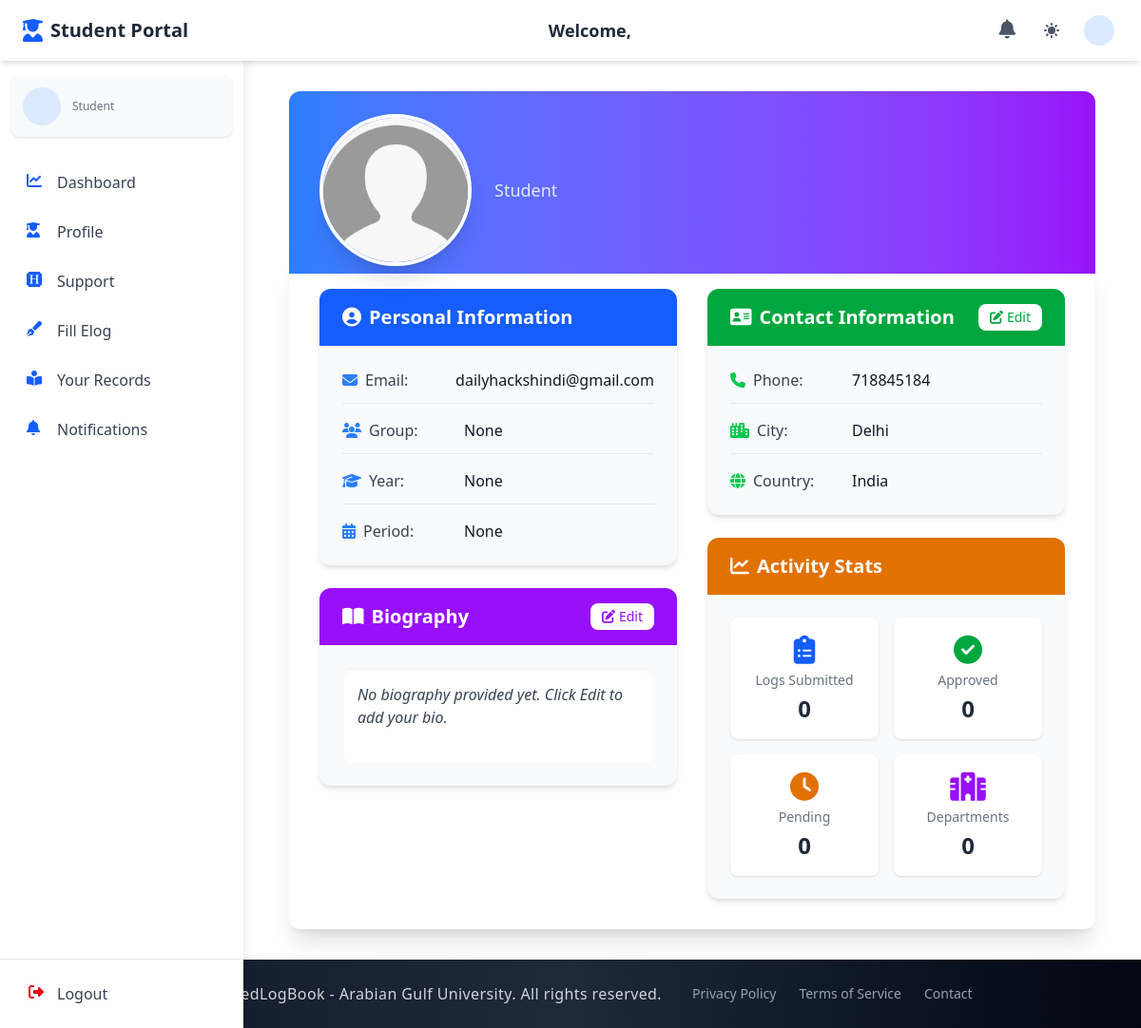
The app's page /student_section/student_profile/ (signed in) with its own data.
### accounts/models.py (models this page shows, shortened)
class CustomUser(AbstractUser):
    email = models.EmailField(unique=True)
    first_name = models.CharField(max_length=150, blank=True)
    last_name = models.CharField(max_length=150, blank=True)
    profile_photo = models.ImageField(
        upload_to="profiles/", blank=True, null=True, default="profiles/default.jpg"
    )
    city = models.CharField(max_length=100, blank=True)
    country = models.CharField(max_length=100, blank=True)
    phone_no = models.CharField(max_length=20, blank=True)
    bio = models.TextField(blank=True)
    speciality = models.CharField(max_length=100, blank=True)
    ROLE_CHOICES = (
        ("student", "Student"),
        ("doctor", "Doctor"),
        ("staff", "Staff"),
        ("admin", "Admin"),
    )
    role = models.CharField(max_length=10, choices=ROLE_CHOICES, default="student")
    groups = models.ManyToManyField(
        "auth.Group", related_name="customuser_groups", blank=True
    )
    user_permissions = models.ManyToManyField(
        "auth.Permission", related_name="customuser_permissions", blank=True
    )
    USERNAME_FIELD = "email"
    REQUIRED_FIELDS = ["username"]

### student_section/views.py (the view, shortened to what this page needs)
# urls.py: path("student_profile/", views.student_profile, name="student_profile"),
@login_required
def student_profile(request):
    user = request.user
    profile_photo = user.profile_photo.url if user.profile_photo else "/media/profiles/default.jpg"
    try:
        student = Student.objects.select_related(
            "group", "group__log_year", "group__log_year_section"
        ).get(user=user)
    except Student.DoesNotExist:
        student = None
    group_info = None
    log_year = None
    log_year_section = None
    group_full_info = None
    if student and student.group:
        group = student.group
        group_info = group.group_name
        log_year = group.log_year.year_name if group.log_year else None
        log_year_section = group.log_year_section.year_section_name if group.log_year_section else None
        group_full_info = str(group)
    logs_count = 0
    approved_count = 0
    pending_count = 0
    departments_count = 0
    data = {
        "profile_photo": profile_photo,
        "full_name": f"{user.first_name} {user.last_name}",
        "user_email": user.email,
        "user_phone": user.phone_no or "",
        "user_city": user.city or "",
        "user_country": user.country or "",
        "user_bio": user.bio or "",
        "group_name": group_info,
        "log_year": log_year,
        "log_year_section": log_year_section,
        "group_full_info": group_full_info,
        "logs_count": logs_count,
        "approved_count": approved_count,
        "pending_count": pending_count,
        "departments_count": departments_count,
    }
    return render(request, "student_profile.html", data)

### admin_section/context_processors.py (called while the page is built)
def admin_notification_count(request):
    if request.user.is_authenticated and request.user.role == 'admin':
        try:
            admin_unread_notifications_count = AdminNotification.objects.filter(recipient=request.user, is_read=False).count()
            return {'admin_unread_notifications_count': admin_unread_notifications_count}
        except:
            pass
    return {'admin_unread_notifications_count': 0}

### doctor_section/context_processors.py (called while the page is built, shortened)
def notification_count(request):
    return {'unread_notifications_count': 0}

### staff_section/context_processors.py (called while the page is built, shortened)
def staff_notification_count(request):
    return {'staff_unread_notifications_count': 0}

### student_section/context_processors.py (called while the page is built, shortened)
def student_notification_count(request):
    return {'student_unread_notifications_count': 0}

### student_section/templates/student_profile.html (shortened to what this page needs)
{% extends 'base.html' %}
{% block navbar %}
  {% include './components/student_auth_navbar.html' %}
{% endblock %}
{% block content %}
  <div class="container mx-auto px-4 py-8">
    <div class="relative mb-8">
      <div class="absolute inset-0 bg-gradient-to-r from-blue-500 to-purple-600 h-48 rounded-t-xl"></div>
      <div class="relative pt-6 px-8">
        <div class="flex flex-col md:flex-row items-center">
          <div class="relative z-10 mb-4 md:mb-0">
            <div class="relative group">
              <div class="w-32 h-32 md:w-40 md:h-40 rounded-full border-4 border-white dark:border-gray-800 overflow-hidden shadow-xl">
              </div>
            </div>
          </div>
          <div class="md:ml-6 text-center md:text-left">
            <p class="text-blue-100 text-lg">Student</p>
          </div>
        </div>
      </div>
    </div>
    <div class="bg-white dark:bg-gray-800 rounded-xl shadow-xl p-6 md:p-8 transition-all duration-300 hover:shadow-2xl -mt-10">
      <div class="grid md:grid-cols-2 gap-8">
        <div class="space-y-6">
          <div class="bg-gray-50 dark:bg-gray-700 rounded-xl shadow-md overflow-hidden transition-all duration-300 hover:shadow-lg">
            <div class="bg-blue-600 dark:bg-blue-800 px-6 py-4">
              <h2 class="text-xl font-semibold text-white flex items-center">
                <i class="fas fa-user-circle mr-2"></i> Personal Information
              </h2>
            </div>
            <div class="p-6">
              <div class="space-y-4">
                <div class="flex items-center border-b border-gray-200 dark:border-gray-600 pb-3">
                  <span class="font-medium w-32 text-gray-700 dark:text-gray-300 flex items-center">
                    <i class="fas fa-envelope text-blue-500 mr-2"></i> Email:
                  </span>
                  <span class="dark:text-white">{{ user_email }}</span>
                </div>
                <div class="flex items-center border-b border-gray-200 dark:border-gray-600 pb-3">
                  <span class="font-medium w-32 text-gray-700 dark:text-gray-300 flex items-center">
                    <i class="fas fa-users text-blue-500 mr-2"></i> Group:
                  </span>
                  <span class="dark:text-white">{{ group_name }}</span>
                </div>
                <div class="flex items-center border-b border-gray-200 dark:border-gray-600 pb-3">
                  <span class="font-medium w-32 text-gray-700 dark:text-gray-300 flex items-center">
                    <i class="fas fa-graduation-cap text-blue-500 mr-2"></i> Year:
                  </span>
                  <span class="dark:text-white">{{ log_year }}</span>
                </div>
                <div class="flex items-center">
                  <span class="font-medium w-32 text-gray-700 dark:text-gray-300 flex items-center">
                    <i class="fas fa-calendar-alt text-blue-500 mr-2"></i> Period:
                  </span>
                  <span class="dark:text-white">{{ log_year_section }}</span>
                </div>
              </div>
            </div>
          </div>
          <div class="bg-gray-50 dark:bg-gray-700 rounded-xl shadow-md overflow-hidden transition-all duration-300 hover:shadow-lg">
            <div class="bg-purple-600 dark:bg-purple-800 px-6 py-4 flex justify-between items-center">
              <h2 class="text-xl font-semibold text-white flex items-center">
                <i class="fas fa-book-open mr-2"></i> Biography
              </h2>
              <button id="openModalBio" class="px-3 py-1 bg-white text-purple-600 rounded-lg hover:bg-gray-100 transition-colors duration-200 flex items-center text-sm font-medium">
                <i class="fas fa-edit mr-1"></i> Edit
              </button>
            </div>
            <div class="p-6">
              <div class="bg-white dark:bg-gray-800 rounded-lg p-4 shadow-inner min-h-[100px]">
                <p class="italic text-gray-700 dark:text-gray-300 biography-text">
                  {{ user_bio|default:"No biography provided yet. Click Edit to add your bio." }}
                </p>
              </div>
            </div>
          </div>
        </div>
        <div class="space-y-6">
          <div class="bg-gray-50 dark:bg-gray-700 rounded-xl shadow-md overflow-hidden transition-all duration-300 hover:shadow-lg">
            <div class="bg-green-600 dark:bg-green-800 px-6 py-4 flex justify-between items-center">
              <h2 class="text-xl font-semibold text-white flex items-center">
                <i class="fas fa-address-card mr-2"></i> Contact Information
              </h2>
              <button id="openModal" class="px-3 py-1 bg-white text-green-600 rounded-lg hover:bg-gray-100 transition-colors duration-200 flex items-center text-sm font-medium">
                <i class="fas fa-edit mr-1"></i> Edit
              </button>
            </div>
            <div class="p-6">
              <div class="space-y-4">
                <div class="flex items-center border-b border-gray-200 dark:border-gray-600 pb-3">
                  <span class="font-medium w-32 text-gray-700 dark:text-gray-300 flex items-center">
                    <i class="fas fa-phone text-green-500 mr-2"></i> Phone:
                  </span>
                  <span id="phone-text" class="dark:text-white">{{ user_phone|default:"Not provided" }}</span>
                </div>
                <div class="flex items-center border-b border-gray-200 dark:border-gray-600 pb-3">
                  <span class="font-medium w-32 text-gray-700 dark:text-gray-300 flex items-center">
                    <i class="fas fa-city text-green-500 mr-2"></i> City:
                  </span>
                  <span id="city-text" class="dark:text-white">{{ user_city|default:"Not provided" }}</span>
                </div>
                <div class="flex items-center">
                  <span class="font-medium w-32 text-gray-700 dark:text-gray-300 flex items-center">
                    <i class="fas fa-globe text-green-500 mr-2"></i> Country:
                  </span>
                  <span id="country-text" class="dark:text-white">{{ user_country|default:"Not provided" }}</span>
                </div>
              </div>
            </div>
          </div>
          <div class="bg-gray-50 dark:bg-gray-700 rounded-xl shadow-md overflow-hidden transition-all duration-300 hover:shadow-lg">
            <div class="bg-amber-600 dark:bg-amber-800 px-6 py-4">
              <h2 class="text-xl font-semibold text-white flex items-center">
                <i class="fas fa-chart-line mr-2"></i> Activity Stats
              </h2>
            </div>
            <div class="p-6">
              <div class="grid grid-cols-2 gap-4">
                <div class="bg-white dark:bg-gray-800 rounded-lg p-4 text-center shadow-sm">
                  <div class="text-3xl font-bold text-blue-600 dark:text-blue-400">
                    <i class="fas fa-clipboard-list"></i>
                  </div>
                  <p class="text-gray-500 dark:text-gray-400 text-sm mt-1">Logs Submitted</p>
                  <p class="text-2xl font-bold text-gray-800 dark:text-white mt-1">{{ logs_count|default:"0" }}</p>
                </div>
                <div class="bg-white dark:bg-gray-800 rounded-lg p-4 text-center shadow-sm">
                  <div class="text-3xl font-bold text-green-600 dark:text-green-400">
                    <i class="fas fa-check-circle"></i>
                  </div>
                  <p class="text-gray-500 dark:text-gray-400 text-sm mt-1">Approved</p>
                  <p class="text-2xl font-bold text-gray-800 dark:text-white mt-1">{{ approved_count|default:"0" }}</p>
                </div>
                <div class="bg-white dark:bg-gray-800 rounded-lg p-4 text-center shadow-sm">
                  <div class="text-3xl font-bold text-amber-600 dark:text-amber-400">
                    <i class="fas fa-clock"></i>
                  </div>
                  <p class="text-gray-500 dark:text-gray-400 text-sm mt-1">Pending</p>
                  <p class="text-2xl font-bold text-gray-800 dark:text-white mt-1">{{ pending_count|default:"0" }}</p>
                </div>
                <div class="bg-white dark:bg-gray-800 rounded-lg p-4 text-center shadow-sm">
                  <div class="text-3xl font-bold text-purple-600 dark:text-purple-400">
                    <i class="fas fa-hospital"></i>
                  </div>
                  <p class="text-gray-500 dark:text-gray-400 text-sm mt-1">Departments</p>
                  <p class="text-2xl font-bold text-gray-800 dark:text-white mt-1">{{ departments_count|default:"0" }}</p>
                </div>
              </div>
            </div>
          </div>
        </div>
      </div>
    </div>
  </div>
{% endblock %}

### records on screen
CustomUser: email "dailyhackshindi@gmail.com", phone_no "718845184", city "Delhi", country "India"

### other values on screen
{{ group_name }} "None"
{{ log_year }} "None"
{{ log_year_section }} "None"
{{ logs_count|default:"0" }} "0"
{{ approved_count|default:"0" }} "0"
{{ pending_count|default:"0" }} "0"
{{ departments_count|default:"0" }} "0"
